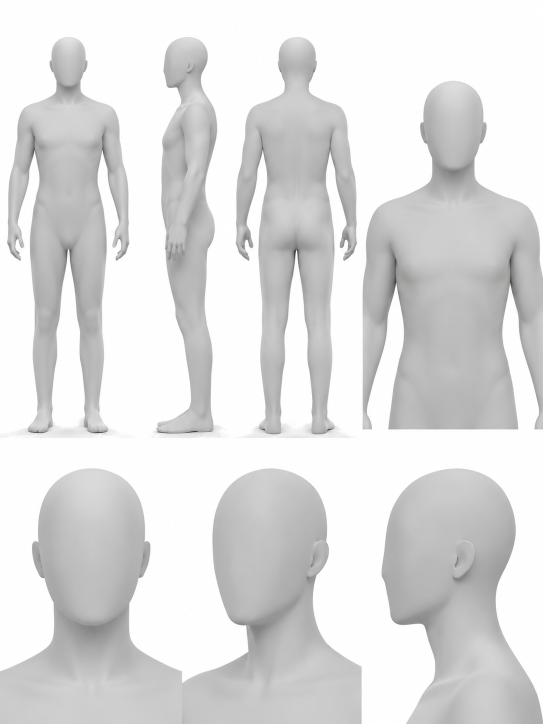
#> input picture refs/image-skill-library/character-card-template/assets/layout-reference.png, 1086 x 1448 px (shown at 1/2 size)
$ python normalize_bg.py layout-reference.png out.png
#> lines starting #> are read from the running program, lines starting #| are printed output that depends on the picture; after the words box and inside, x2 and y2 are one past the last pixel; in counts of white or black regions, pixels touching at a corner belong together
# -*- coding: utf-8 -*-
"""把角色卡底图里“接近白”的背景提纯为纯白 #FFFFFF。

用法:
    python normalize_bg.py <入图> <出图> [阈值=232]
    python normalize_bg.py <入图> <出图> --threshold 232

行为（与 layout-spec.md 第 7 节一致，不做别的事）:
    - 仅当像素的三个通道都不低于阈值（默认 232）时才刷成纯白；
    - 其余像素一个不动；尺寸、模式不变（RGB 进 RGB 出，带 alpha 的仍是 RGBA）；
    - 有 alpha 的图：alpha=0 的像素完全不动，透明通道原样保留；
      半透明像素只改 RGB，alpha 不变；
    - 输出为 JPEG 时丢弃 alpha（JPEG 不支持透明），其余格式保留；
    - 不缩放、不裁切、不锐化、不调色。

依赖只有 Pillow。
"""

from __future__ import annotations

import argparse
import sys

from PIL import Image, ImageChops

DEFAULT_THRESHOLD = 232


def build_mask(rgb: Image.Image, threshold: int) -> Image.Image:
    """三通道同时达标的像素 = 背景。逐通道阈值化后逻辑与（multiply）。"""
    r, g, b = rgb.split()
    masks = [c.point(lambda v: 255 if v >= threshold else 0) for c in (r, g, b)]
    return ImageChops.multiply(ImageChops.multiply(masks[0], masks[1]), masks[2])


def normalize(path_in: str, path_out: str, threshold: int) -> tuple[int, int]:
    src = Image.open(path_in)
    has_alpha = src.mode in ("RGBA", "LA") or (src.mode == "P" and "transparency" in src.info)
    rgba = src.convert("RGBA")
    orig_rgb = rgba.convert("RGB")

    mask = build_mask(orig_rgb, threshold)
    if has_alpha:
        # 完全透明的像素不是背景：保持原样，透明通道原样保留
        alpha = rgba.getchannel("A")
        opaque = alpha.point(lambda v: 255 if v > 0 else 0)
        mask = ImageChops.multiply(mask, opaque)

    white = Image.new("RGBA", rgba.size, (255, 255, 255, 255))
    out = Image.composite(white, rgba, mask)
    if has_alpha:
        out.putalpha(rgba.getchannel("A"))
    else:
        out = out.convert("RGB")

    # 统计真正改了 RGB 的像素（纯白→纯白不计；亮度相同但色值不同的也会计入）
    diff = ImageChops.difference(orig_rgb, out.convert("RGB"))
    r, g, b = diff.split()
    changed_mask = ImageChops.lighter(ImageChops.lighter(r, g), b)
    total = rgba.size[0] * rgba.size[1]
    changed = sum(changed_mask.histogram()[1:])

    if path_out.lower().endswith((".jpg", ".jpeg")):
        out = out.convert("RGB")
    out.save(path_out)
    return changed, total


def main(argv: list[str]) -> int:
    ap = argparse.ArgumentParser(description="把近白背景提纯为纯白（角色卡后处理）")
    ap.add_argument("input", help="入图")
    ap.add_argument("output", help="出图")
    ap.add_argument("threshold", nargs="?", type=int, default=None,
                    help="判定为背景的通道下限，默认 232（位置参数，兼容文档写法）")
    ap.add_argument("--threshold", dest="threshold_opt", type=int, default=None,
                    help="判定为背景的通道下限，默认 232")
    args = ap.parse_args(argv)

    threshold = args.threshold_opt if args.threshold_opt is not None else args.threshold
    if threshold is None:
        threshold = DEFAULT_THRESHOLD
    if not 0 <= threshold <= 255:
        print("threshold 必须在 0-255 之间", file=sys.stderr)
        return 2

    try:
        changed, total = normalize(args.input, args.output, threshold)
#> in normalize, src is the input picture: PIL image 1086x1448 RGB; mean R, G, B 221.4, 221, 221.1
#> in normalize, `has_alpha = src.mode in ("RGBA", "LA") or (src.mode == "P" and "transp..`: has_alpha = False
#> in build_mask, `masks = [c.point(lambda v: 255 if v >= threshold else 0) for c in (r, ..`: masks = 3 items
#> in build_mask, `return ImageChops.multiply(ImageChops.multiply(masks[0], masks[1]), ma..`:
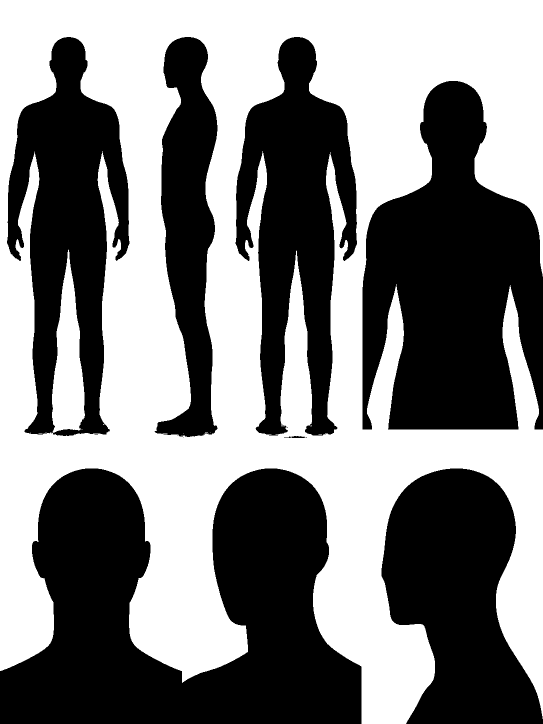
#> returned value: PIL image 1086x1448 L (shown at 1/2 size); 50.4% white; 11 black regions (4 under 20 px), largest, box (x1, y1, x2, y2) and area: (0, 937, 723, 1448) 232478, (725, 162, 1086, 859) 169147, (763, 937, 1086, 1448) 108970
#> in normalize, `white = Image.new("RGBA", rgba.size, (255, 255, 255, 255))`: white: PIL image 1086x1448 RGBA; every value is 255
#> in normalize, `r, g, b = diff.split()`:
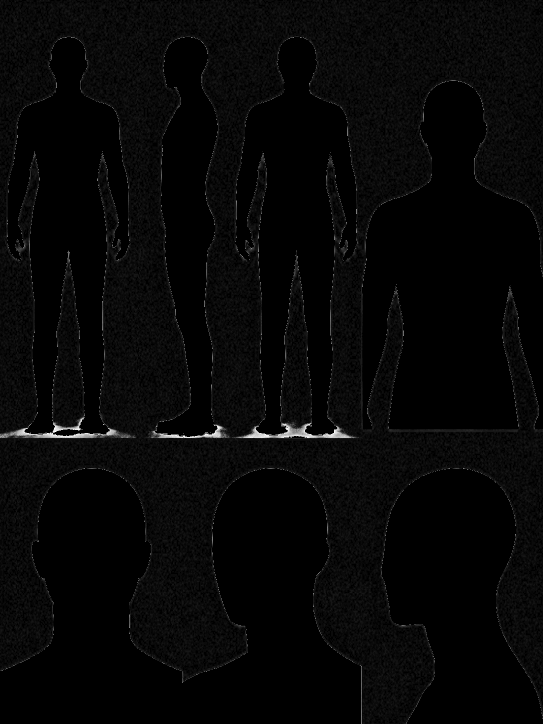
#> r: PIL image 1086x1448 L (shown at 1/2 size); min 0, max 23, mean 0.6; drawn with min black and max white
#> in normalize, `changed = sum(changed_mask.histogram()[1:])`: changed = 702470
#> changed = 702470; total = 1572528
    except FileNotFoundError:
        print(f"找不到入图: {args.input}", file=sys.stderr)
        return 2
    except Exception as exc:  # noqa: BLE001 - CLI 边界，给出人话即可
        print(f"处理失败: {exc}", file=sys.stderr)
        return 1

    ratio = (changed / total * 100) if total else 0.0
#> ratio = 44.67
    print(f"{args.output}  背景归一完成：{changed}/{total} px 变纯白（{ratio:.1f}%）  阈值 {threshold}")
#| out.png  背景归一完成：702470/1572528 px 变纯白（44.7%）  阈值 232
    return 0


if __name__ == "__main__":
    raise SystemExit(main(sys.argv[1:]))
#> (the program exits here)
